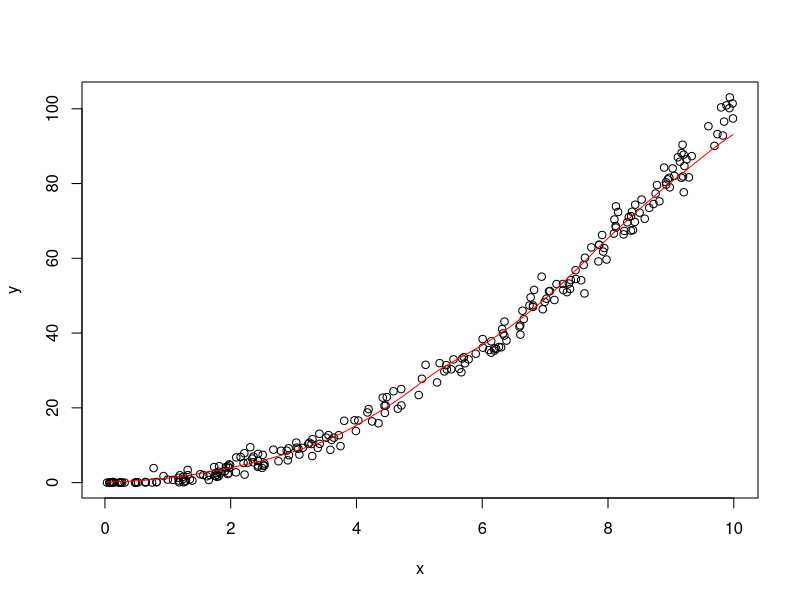

This figure's R source:
x <- runif(250, 0, 10)
y <- rgamma(250, x ** 3, x)

rnp <- function(x, y, h, K = dnorm) {
  return(function(x0) {
    sumK = K(t(t(x%*%t(array(1, length(x0)))) - x0)/h)
    return(y%*%sumK/colSums(sumK))
  })
}

mt <- rnp(x, y, 0.5)
plot(x, y)
curve(mt, add = TRUE, col = "red")